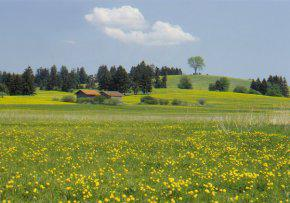
#> input picture samples/image1.jpg, 290 x 203 px
$ python test.py
#> lines starting #> are read from the running program, lines starting #| are printed output that depends on the picture
import cv2
import numpy as np
import sys
from matplotlib import pyplot as plt

filename = "./samples/image1.jpg"
image = cv2.imread(filename)
#> image is the input picture: shape (203, 290, 3); mean B, G, R 103.5, 146.1, 135.3
image_hsv = cv2.cvtColor(image,cv2.COLOR_RGB2LUV)
#> image_hsv: shape (203, 290, 3); mean of channels 0, 1, 2 147, 86.1, 141.3

cv2.imshow('img',image);
dst = image;
    #decl (input,sp,sr,out,max_level)s
    #sp - spatial window radius , sr = color window radius
cv2.pyrMeanShiftFiltering(image,30,20,dst,3)
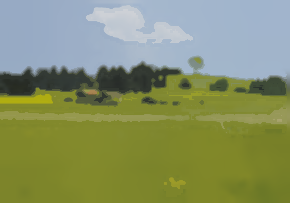
#> image: shape (203, 290, 3); mean B, G, R 102.1, 145.4, 134.5
cv2.imshow('img2',dst);

med = cv2.medianBlur(dst,5);
img_hsv = cv2.cvtColor(dst,cv2.COLOR_RGB2HSV)
#> img_hsv: shape (203, 290, 3); mean H, S, V 59.3, 114.6, 152.8
cv2.imshow('img3',img_hsv)

k = cv2.waitKey(0);
#> (key Esc is pressed here)
if(k==27):
    cv2.destroyAllWindows()

color = ('b','g','r')
for i,col in enumerate(color):
    histr = cv2.calcHist([img_hsv],[i],None,[256],[0,256])
    plt.plot(histr,color = col)
    plt.xlim([0,256])
plt.show()
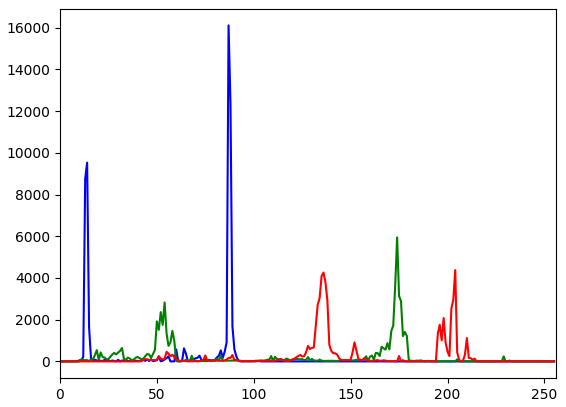
#> figure drawn by matplotlib, 1 panel; curve peaks at x = 87, y = 16107; curve peaks at x = 174, y = 5947; curve peaks at x = 204, y = 4377

$ run again, with samples/image3.jpg copied over samples/image1.jpg
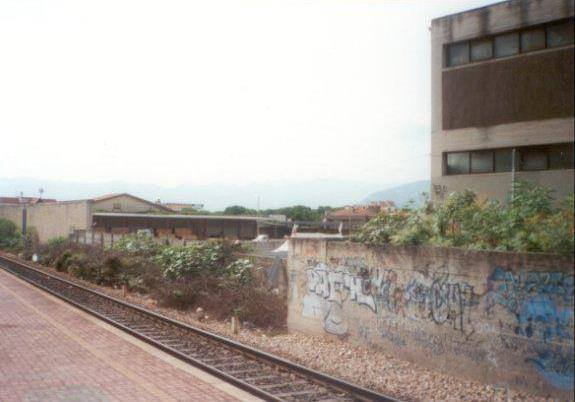
#> input picture samples/image3.jpg, 575 x 402 px
#> image is the input picture: shape (402, 575, 3); mean B, G, R 159.9, 165.9, 173.3
#> image_hsv: shape (402, 575, 3); mean of channels 0, 1, 2 169.5, 94.1, 129.9
#> `cv2.pyrMeanShiftFiltering(image,30,20,dst,3)`:
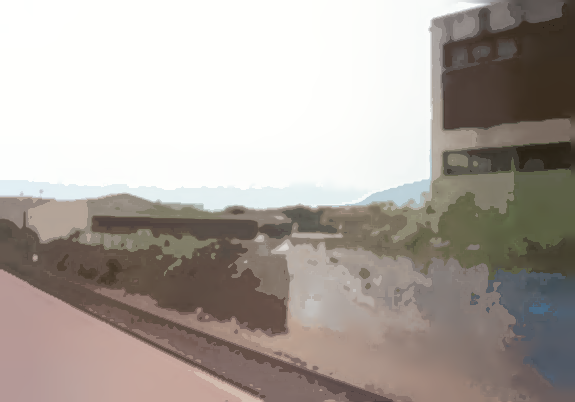
#> image: shape (402, 575, 3); mean B, G, R 159.8, 166.1, 173.8
#> img_hsv: shape (402, 575, 3); mean H, S, V 93.3, 33.5, 175
#> `plt.show()`:
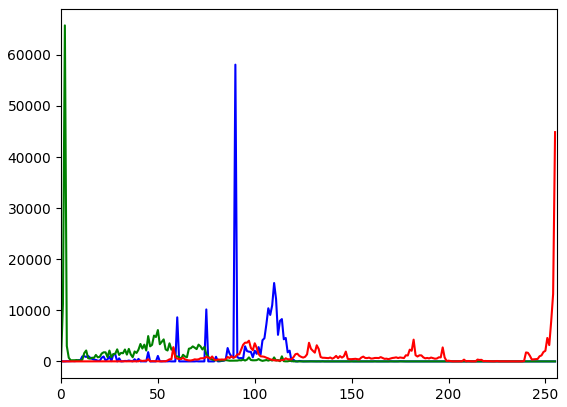
#> figure drawn by matplotlib, 1 panel; curve peaks at x = 90, y = 58074; curve peaks at x = 2, y = 65759; curve peaks at x = 255, y = 44870

$ run again, with samples/image4.jpg copied over samples/image1.jpg
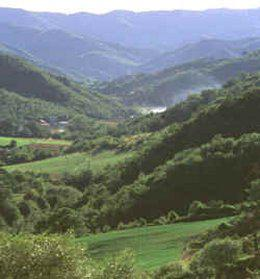
#> input picture samples/image4.jpg, 260 x 279 px
#> image is the input picture: shape (279, 260, 3); mean B, G, R 111.9, 120.5, 111.7
#> image_hsv: shape (279, 260, 3); mean of channels 0, 1, 2 125.2, 95, 142.3
#> `cv2.pyrMeanShiftFiltering(image,30,20,dst,3)`:
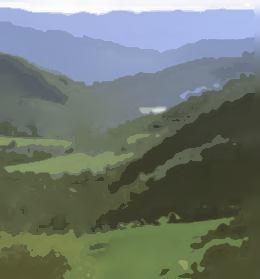
#> image: shape (279, 260, 3); mean B, G, R 111.7, 120, 110.8
#> img_hsv: shape (279, 260, 3); mean H, S, V 56.7, 66.3, 129.9
#> `plt.show()`:
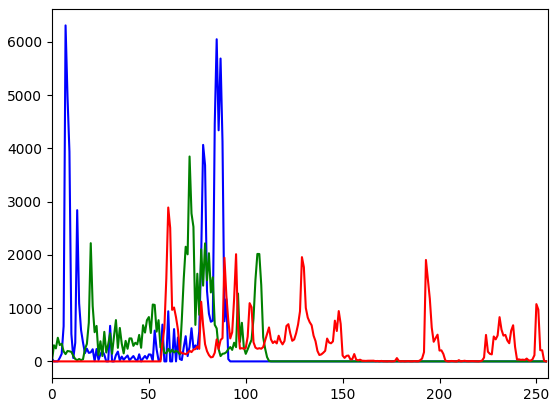
#> figure drawn by matplotlib, 1 panel; curve peaks at x = 7, y = 6310; curve peaks at x = 71, y = 3848; curve peaks at x = 60, y = 2890
